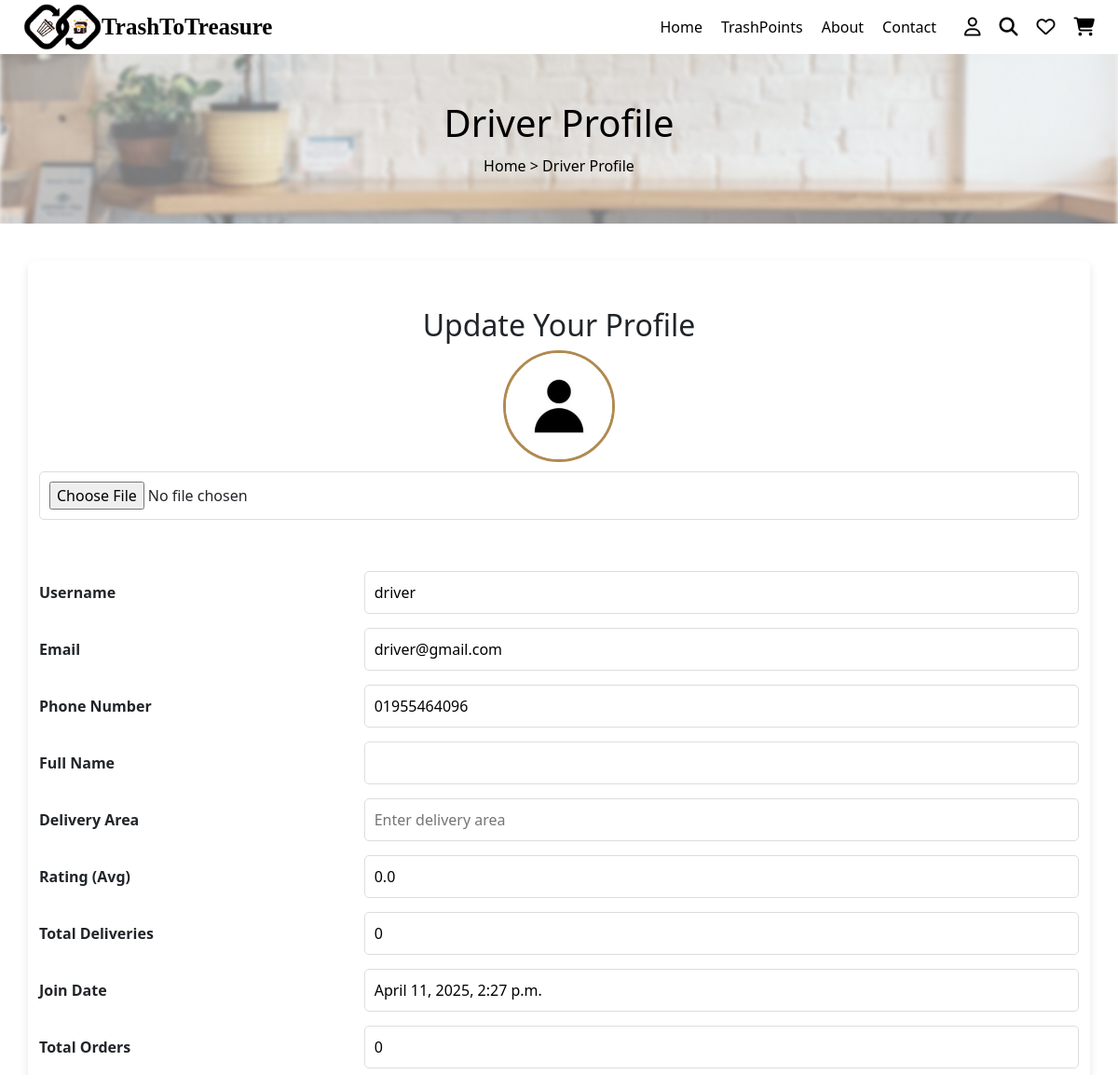
Before: /driver_profile/ (signed in, upper part) with the older database file.
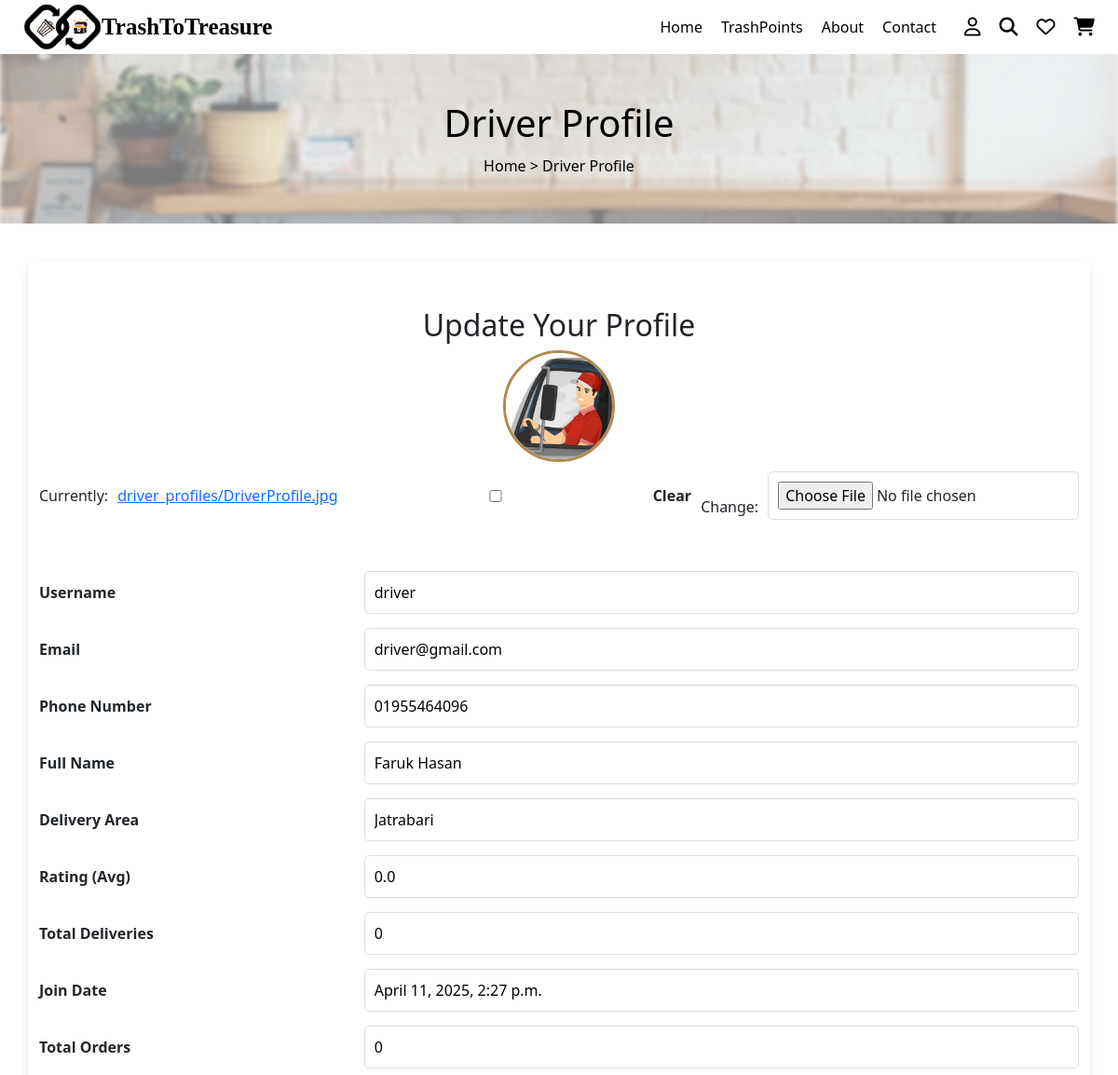
After: the same page with the newer database file.
### users/models.py (models this page shows, shortened)
class DriverProfile(models.Model):
    user = models.OneToOneField(CustomUser, on_delete=models.CASCADE)
    delivery_area = models.CharField(max_length=100, blank=True)
    delivery_count = models.PositiveIntegerField(default=0)
    order_number = models.PositiveIntegerField(default=0)
    profile_picture = models.ImageField(upload_to='driver_profiles/', null=True, blank=True)
    rating = models.FloatField(default=0.0)

class CustomUser(AbstractUser):
    name = models.CharField(max_length=100)
    email = models.EmailField(unique=True)
    phone = models.CharField(max_length=15)
    role = models.CharField(max_length=10, choices=ROLE_CHOICES)
    account_status = models.CharField(max_length=10, choices=ACCOUNT_STATUS_CHOICES, default='active')
    objects = CustomUserManager()  # ✅ Use your custom manager
    REQUIRED_FIELDS = ['email']
    USERNAME_FIELD = 'username'

### users/views.py (the view, shortened to what this page needs)
# urls.py: path('driver_profile/', driver_profile, name='driver_profile'),
@login_required
def driver_profile(request):
    if request.user.role != 'driver':
        return redirect('driver_dashboard')  # Block access if not a driver
    driver_profile = request.user.driverprofile
    user_form = CustomUserForm(instance=request.user)
    profile_form = DriverProfileForm(instance=driver_profile)
    return render(request, 'driver_profile.html', {
        'user_form': user_form,
        'profile_form': profile_form,
    })

### users/forms.py
class CustomUserForm(forms.ModelForm):
    class Meta:
        model = CustomUser
        fields = ['username', 'name', 'email', 'phone', 'account_status']
        widgets = {
            'username': forms.TextInput(attrs={'readonly': 'readonly'}),  # Make username read-only
        }
    def __init__(self, *args, **kwargs):
        super().__init__(*args, **kwargs)
        self.fields['account_status'].disabled = True  # Makes it uneditable in the form
        if self.instance.role == 'driver':
            self.fields['delivery_area'] = forms.CharField(max_length=100, required=False)
            self.fields['delivery_count'] = forms.IntegerField(required=False, disabled=True)
            self.fields['order_number'] = forms.IntegerField(required=False, disabled=True)

class DriverProfileForm(forms.ModelForm):
    class Meta:
        model = DriverProfile
        fields = ['profile_picture', 'delivery_area', 'delivery_count', 'order_number', 'rating']  # ✅ Add profile_picture
        widgets = {
            'delivery_area': forms.TextInput(attrs={'placeholder': 'Enter delivery area'}),
            'delivery_count': forms.NumberInput(attrs={'readonly': 'readonly'}),
            'order_number': forms.NumberInput(attrs={'readonly': 'readonly'}),
            'rating': forms.NumberInput(attrs={'readonly': 'readonly'}),
        }

### marketplace/templates/driver_profile.html (shortened to what this page needs)
{% load static %}
{% include "header.html" %}
<!DOCTYPE html>
<html lang="en">
<head>
    <link rel="stylesheet" href="{% static 'css/buyer_profile.css' %}">
</head>
<body>
<section class="product-banner">
    <h2>Driver Profile</h2>
    <p><a href="/">Home</a> > Driver Profile</p>
</section>
<div class="container">
    <div class="form-section">
        <h2>Update Your Profile</h2>
        <form method="POST" enctype="multipart/form-data">
            <div class="profile-pic-container">
                {% if profile_form.instance.profile_picture %}
                    <img src="{{ profile_form.instance.profile_picture.url }}" alt="Profile Picture" class="profile-pic">
                {% else %}
                    <img src="{% static 'images/default_profile.jpg' %}" alt="Default Profile Picture" class="profile-pic">
                {% endif %}
                <div class="upload-file">
                    {{ profile_form.profile_picture }}
                </div>
            </div>
            <div class="form-grid">
                <div class="form-row">
                    <label for="{{ user_form.username.id_for_label }}">Username</label>
                    {{ user_form.username }}
                </div>
                <div class="form-row">
                    <label for="{{ user_form.email.id_for_label }}">Email</label>
                    {{ user_form.email }}
                </div>
                <div class="form-row">
                    <label for="{{ user_form.phone_number.id_for_label }}">Phone Number</label>
                    {{ user_form.phone }}
                </div>
                <div class="form-row">
                    <label for="{{ user_form.first_name.id_for_label }}">Full Name</label>
                    {{ user_form.name }}
                </div>
                <div class="form-row">
                    <label for="{{ profile_form.delivery_area.id_for_label }}">Delivery Area</label>
                    {{ profile_form.delivery_area }}
                </div>
                <div class="form-row">
                    <label>Rating (Avg)</label>
                    <input type="text" value="{{ profile_form.instance.rating|floatformat:1 }}" readonly>
                </div>
                <div class="form-row">
                    <label>Total Deliveries</label>
                    {{ profile_form.delivery_count }}
                </div>
                <div class="form-row">
                    <label>Join Date</label>
                    <input type="text" value="{{ request.user.date_joined }}" readonly>
                </div>
                <div class="form-row">
                    <label for="{{ profile_form.order_number.id_for_label }}">Total Orders</label>
                    {{ profile_form.order_number }}
                </div>
            </div>
        </form>
    </div>
</div>
</body>
</html>
{% include "footer.html" %}

### marketplace/templates/header.html (shortened to what this page needs)
{% load static %}
<!DOCTYPE html>
<html lang="en">
<head>
    <link rel="stylesheet" href="https://cdnjs.cloudflare.com/ajax/libs/font-awesome/6.5.1/css/all.min.css">
</head>
<body>
<div class="header">
    <div class="logo">
        <img src="/static/images/logo.png" alt="TrashToTreasure Logo">
        <h1>TrashToTreasure</h1>
    </div>
    <div class="nav-links">
        <a href="/">Home</a>
        <a href="#">TrashPoints</a>
        <a href="/about/">About</a>
        <a href="/contact/">Contact</a>
    </div>
    <div class="icons">
        {% if user.is_authenticated %}
            {% if user.role == 'artisan' %}
                <a href="{% url 'artisan_profile' %}"><i class="fa-regular fa-user"></i></a>
            {% elif user.role == 'buyer' %}
                <a href="{% url 'buyer_profile' %}"><i class="fa-regular fa-user"></i></a>
            {% elif user.role == 'driver' %}
                <a href="{% url 'driver_profile' %}"><i class="fa-regular fa-user"></i></a>
            {% endif %}
        {% else %}
            <a href="{% url 'login' %}"><i class="fa-regular fa-user"></i></a>
        {% endif %}
        <a href="#"><i class="fa-solid fa-magnifying-glass"></i></a>
        <a href="#"><i class="fa-regular fa-heart"></i></a>
        <a href="/cart/"><i class="fa-solid fa-cart-shopping"></i></a>
    </div>
</div>
</body>
</html>

### marketplace/templates/footer.html (shortened to what this page needs)
{% load static %}
<!DOCTYPE html>
<html lang="en">
<head>
    <link rel="stylesheet" href="{% static 'css/footer.css' %}">
    <link href="https://cdn.jsdelivr.net/npm/bootstrap@5.3.0/dist/css/bootstrap.min.css" rel="stylesheet">
    <link rel="stylesheet" href="https://cdn.jsdelivr.net/npm/bootstrap-icons/font/bootstrap-icons.css">
</head>
<body>
</body>
</html>

### marketplace/static/css/buyer_profile.css (style rules this page uses)
.product-banner { text-align: center; padding: 50px 0; background: url('/static/images/bg.png') no-repeat center; background-size: cover; color: #000; }
.product-banner h2 { font-size: 40px; margin: 0; }
.product-banner p { margin: 10px 0 0; }
.product-banner a { color: #000; text-decoration: none; }
.container { max-width: 600px; margin: 40px auto; padding: 50px; background: #fff; box-shadow: 0px 4px 10px rgba(0, 0, 0, 0.1); border-radius: 8px; }
.form-section { text-align: center; }
h2 { font-size: 24px; margin-bottom: 20px; color: #333; }
form { display: flex; flex-direction: column; gap: 15px; }
label { font-weight: bold; text-align: left; }
input, textarea { width: 100%; padding: 10px; border: 1px solid #ddd; border-radius: 5px; }
.profile-pic-container { text-align: center; margin-bottom: 20px; }
.profile-pic-container img { width: 120px; height: 120px; border-radius: 50%; object-fit: cover; border: 3px solid #b08a51; margin-bottom: 10px; }
.form-grid { display: flex; flex-direction: column; gap: 15px; margin-top: 20px; }
.form-row { display: flex; align-items: center; justify-content: space-between; gap: 20px; }
.form-row label { width: 30%; font-weight: bold; text-align: left; }
.form-row input, .form-row select, .form-row textarea { width: 70%; padding: 10px; border: 1px solid #ddd; border-radius: 5px; }
.profile-pic { width: 150px; height: 150px; object-fit: cover; border-radius: 50%; border: 4px solid #b08a51; margin-bottom: 10px; }
.upload-file { display: flex; align-items: center; gap: 10px; justify-content: space-between; }

### marketplace/templates/header.html (style rules this page uses)
* { margin: 0; padding: 0; box-sizing: border-box; }
body { font-family: Arial, sans-serif; background: #fff; }
.header { display: flex; justify-content: space-between; align-items: center; padding: 4px 25px; box-shadow: 0 2px 8px rgba(0, 0, 0, 0.1); background: #fff; }
.logo { left: 10px; display: flex; align-items: center; }
.logo img { height: 50px; width: auto; margin-right: 0px; }
.logo h1 { font-size: 25px; font-weight: bold; color: #000; margin: 0; font-family: tahoma; }
.nav-links { display: flex; gap: 20px; margin-left: auto; }
.nav-links a { text-decoration: none; color: #000; font-size: 16px; transition: color 0.3s ease; }
.icons { display: flex; gap: 20px; margin-left: 30px; }
.icons a { color: #000; font-size: 20px; transition: color 0.3s ease; }

Changed rows visible on the page:
changed DriverProfile: instance.profile_picture: picture added; delivery_area (not shown) → "Jatrabari"
changed CustomUser "driver": name (not shown) → "Faruk Hasan"
Other visible differences:
form field profile_picture: (not shown) → "☐"
text now shown: "Currently: driver_profiles/DriverProfile.jpg Clear Change:"
